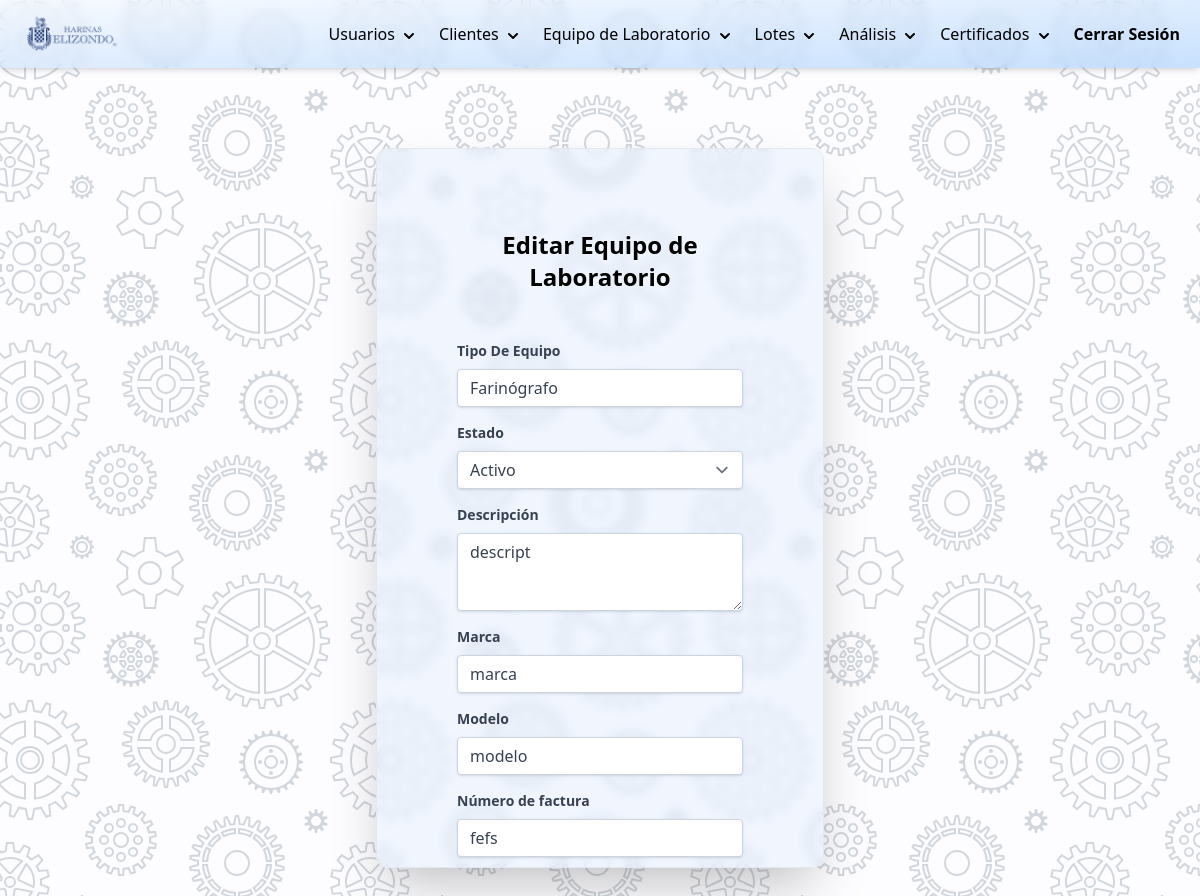
The app's page /php/editar-equipo-laboratorio.php?i=5 (signed in), older data.
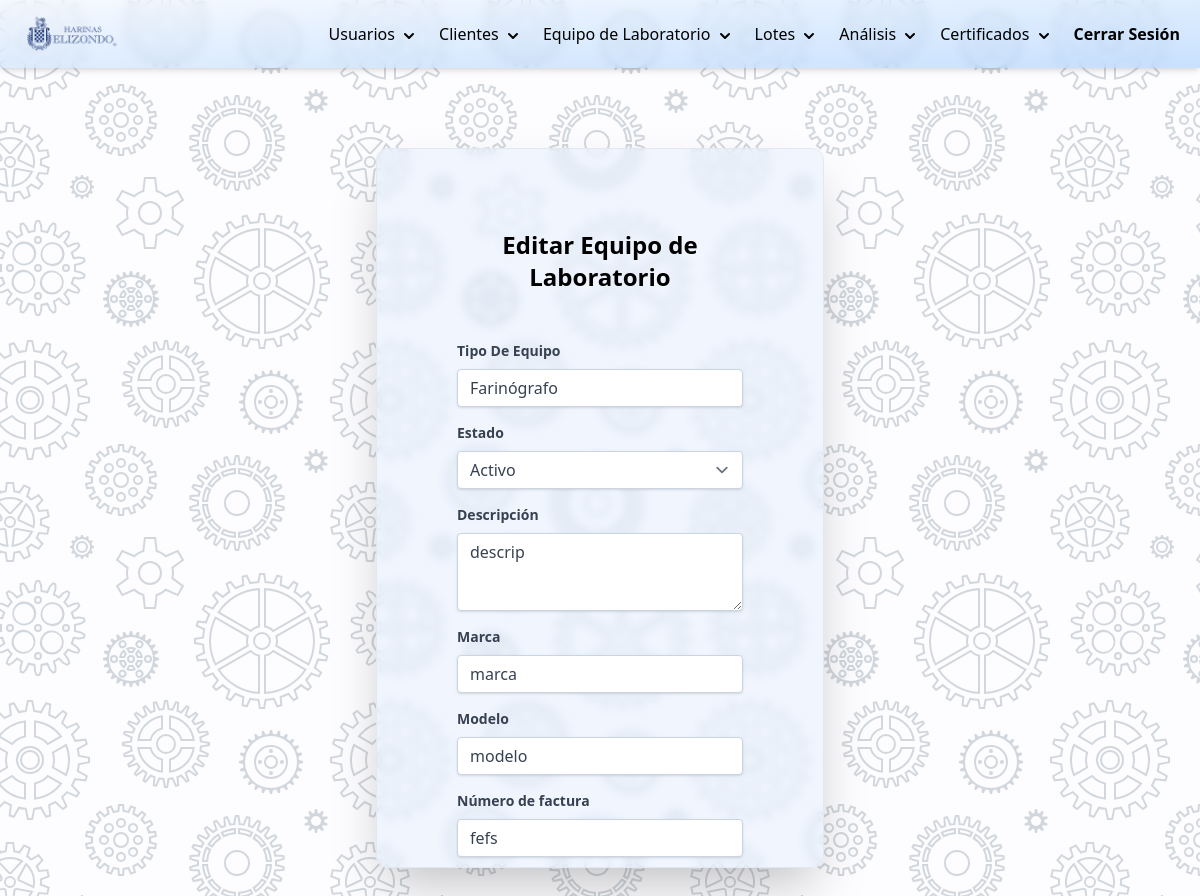
The same page, newer data.
### tables this page shows
CREATE TABLE `equipo_laboratorio` (
  `id_equipo` int(11) NOT NULL,
  `nombre` varchar(100) DEFAULT NULL,
  `descripcion` varchar(255) DEFAULT NULL,
  `marca` varchar(100) DEFAULT NULL,
  `modelo` varchar(100) DEFAULT NULL,
  `fecha_compra` date DEFAULT NULL,
  `no_factura` varchar(100) DEFAULT NULL,
  `estado` int(11) DEFAULT 3,
  `tiene_garantia` varchar(3) DEFAULT 'no',
  `numero_garantia` varchar(100) DEFAULT '',
  `clave_mantenimiento` varchar(50) DEFAULT NULL,
  `fecha_ultimo_mantenimiento` date DEFAULT NULL,
  `venc_garantia` date DEFAULT NULL
);

### DB/controlarDB.php (called while the page is built, shortened)
<?php
function hacerConsulta(string $query){
    $con = mysqli_connect(HOST, USER, PASSWORD, DB);
    if (mysqli_connect_errno()) {
        return "Failed to connect to MySQL: " . mysqli_connect_error();
    }else{
        $result = mysqli_query($con, $query);
        $arreglo_de_resultados=[];
        while ($row = mysqli_fetch_array($result)):
            array_push($arreglo_de_resultados,$row);
        endwhile;
        return $arreglo_de_resultados;
    }
}

### php/editar-equipo-laboratorio.php (the view, shortened to what this page needs)
<?php
    require_once("../DB/controlarDB.php");
    function test_input($data) {
        $data = trim($data);
        $data = stripslashes($data);
        $data = htmlspecialchars($data);
        return $data;
    }
    if ($_SERVER["REQUEST_METHOD"] == "GET") {
        $id=test_input($_GET['i']);
        $query_info_equipo="SELECT * FROM equipo_laboratorio WHERE id_equipo='$id'";
        $info_equipo=hacerConsulta($query_info_equipo)[0];
        $estado=$info_equipo['estado'];
        $nombre=$info_equipo['nombre'];
        $descripcion=$info_equipo['descripcion'];
        $marca=$info_equipo['marca'];
        $modelo=$info_equipo['modelo'];
        $no_factura=$info_equipo['no_factura'];
    }
?>
<!DOCTYPE html>
<html lang="es">
<head>
    <link rel="stylesheet" href="../styles.css">
    <link rel="stylesheet" href="../css/styles.css">
    <script src="https://cdn.tailwindcss.com"></script>
    <script src="https://cdn.tailwindcss.com?plugins=forms,typography,aspect-ratio,line-clamp"></script>
    <?php require_once("./navbar.php"); ?>
</head>
<body class="background">
    <div class="container mx-auto flex justify-center">
        <div class="flex flex-col p-20 gap-5 border border-slate-200 shadow-2xl bg-blue-100/40 backdrop-blur-sm mt-20 w-[28rem] overflow-y-auto h-[45rem] rounded-xl">
            <h1 class="text-2xl text-center font-bold mb-7">Editar Equipo de Laboratorio</h1>
            <form method="post" action="<?= htmlspecialchars($_SERVER["PHP_SELF"]);?>">
                <div class="mb-4">
                    <label for="tipoEquipo" class="block text-gray-700 text-sm font-bold mb-2">
                        Tipo De Equipo
                    </label>
                    <input type="text" class="shadow appearance-none border border-slate-300 rounded w-full py-2 px-3 text-gray-700 leading-tight focus:outline-none focus:border-sky-500 focus:ring-1 focus:ring-sky-500" value="<?= $nombre?>" disabled>
                </div>
                <div class="mb-4">
                    <label for="estado" class="block text-gray-700 text-sm font-bold mb-2">
                        Estado
                    </label>
                    <select name="estado" class="shadow appearance-none border border-slate-300 rounded w-full py-2 px-3 text-gray-700 leading-tight focus:outline-none focus:border-sky-500 focus:ring-1 focus:ring-sky-500" required>
                        <option value="3" <?= $estado=="3"?"selected":"" ?>>Activo</option>
                    </select>
                </div>
                <div class="mb-4">
                    <label for="descripcion" class="block text-gray-700 text-sm font-bold mb-2">
                        Descripción
                    </label>
                    <textarea name="descripcion" class="shadow appearance-none border border-slate-300 rounded w-full py-2 px-3 text-gray-700 leading-tight focus:outline-none focus:border-sky-500 focus:ring-1 focus:ring-sky-500" placeholder="Descripción física (breve) del equipo..." cols="30" rows="3" required><?= $descripcion?></textarea>
                </div>
                <div class="mb-4">
                    <label for="contrasena" class="block text-gray-700 text-sm font-bold mb-2">
                        Marca
                    </label>
                    <input type="text" name="marca" class="shadow appearance-none border border-slate-300 rounded w-full py-2 px-3 text-gray-700 leading-tight focus:outline-none focus:border-sky-500 focus:ring-1 focus:ring-sky-500" placeholder="LG" required value="<?= $marca?>">
                </div>
                <div class="mb-4">
                    <label for="modelo" class="block text-gray-700 text-sm font-bold mb-2">
                        Modelo
                    </label>
                    <input type="text" name="modelo" class="shadow appearance-none border border-slate-300 rounded w-full py-2 px-3 text-gray-700 leading-tight focus:outline-none focus:border-sky-500 focus:ring-1 focus:ring-sky-500" placeholder="100T" required value="<?= $modelo?>">
                </div>
                <div class="mb-4">
                    <label for="no_factura" class="block text-gray-700 text-sm font-bold mb-2">
                        Número de factura
                    </label>
                    <input type="text" name="no_factura" class="shadow appearance-none border border-slate-300 rounded w-full py-2 px-3 text-gray-700 leading-tight focus:outline-none focus:border-sky-500 focus:ring-1 focus:ring-sky-500" placeholder="01012021-0001" required value="<?=$no_factura?>">
                </div>
            </form>
        </div>
    </div>
</body>
</html>

Row changes from the older to the newer data that the page shows:
changed equipo_laboratorio "Farinógrafo": descripcion "descript" → "descrip"
